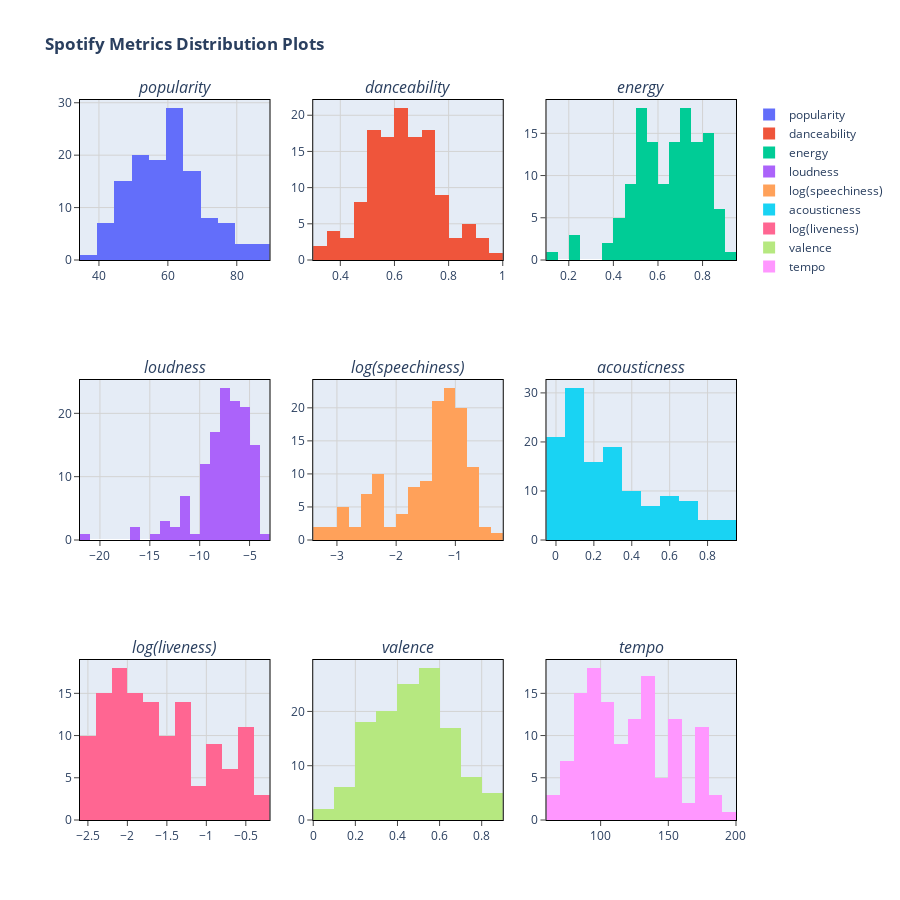

The notebook cell saved with this chart:
### Code cell
# Distribution plots
fig=make_subplots(rows=3,cols=3,subplot_titles=('<i>popularity', '<i>danceability', '<i>energy', 
                                                '<i>loudness', '<i>log(speechiness)', '<i>acousticness', 
                                                '<i>log(liveness)', '<i>valence', '<i>tempo'))

fig.add_trace(go.Histogram(x=df['popularity'],name='popularity'),row=1,col=1)
fig.add_trace(go.Histogram(x=df['danceability'],name='danceability'),row=1,col=2)
fig.add_trace(go.Histogram(x=df['energy'],name='energy'),row=1,col=3)
fig.add_trace(go.Histogram(x=df['loudness'],name='loudness'),row=2,col=1)
fig.add_trace(go.Histogram(x=np.log(df['speechiness']),name='log(speechiness)'),row=2,col=2)
fig.add_trace(go.Histogram(x=df['acousticness'],name='acousticness'),row=2,col=3)
fig.add_trace(go.Histogram(x=np.log(df['liveness']),name='log(liveness)'),row=3,col=1)
fig.add_trace(go.Histogram(x=df['valence'],name='valence'),row=3,col=2)
fig.add_trace(go.Histogram(x=df['tempo'],name='tempo'),row=3,col=3)

fig.update_xaxes(
    mirror=True,
    ticks='outside',
    showline=True,
    linecolor='black',
    gridcolor='lightgrey'
)

fig.update_yaxes(
    mirror=True,
    ticks='outside',
    showline=True,
    linecolor='black',
    gridcolor='lightgrey'
)

fig.update_layout(height=900,width=900,title_text='<b>Spotify Metrics Distribution Plots')

### Figure 1 — Plotly figure (JSON) as saved in the notebook; plotly's stock layout.template omitted (floating-point values rounded to 4 significant figures; data arrays with more than 128 entries replaced by an {"elided": "..."} marker saying what was removed)
{"data": [{"name": "popularity", "type": "histogram", "x": {"elided": "129 int values"}, "xaxis": "x", "yaxis": "y"}, {"name": "danceability", "type": "histogram", "x": {"elided": "129 float values"}, "xaxis": "x2", "yaxis": "y2"}, {"name": "energy", "type": "histogram", "x": {"elided": "129 float values"}, "xaxis": "x3", "yaxis": "y3"}, {"name": "loudness", "type": "histogram", "x": {"elided": "129 float values"}, "xaxis": "x4", "yaxis": "y4"}, {"name": "log(speechiness)", "type": "histogram", "x": {"elided": "129 float values"}, "xaxis": "x5", "yaxis": "y5"}, {"name": "acousticness", "type": "histogram", "x": {"elided": "129 float values"}, "xaxis": "x6", "yaxis": "y6"}, {"name": "log(liveness)", "type": "histogram", "x": {"elided": "129 float values"}, "xaxis": "x7", "yaxis": "y7"}, {"name": "valence", "type": "histogram", "x": {"elided": "129 float values"}, "xaxis": "x8", "yaxis": "y8"}, {"name": "tempo", "type": "histogram", "x": {"elided": "129 float values"}, "xaxis": "x9", "yaxis": "y9"}], "layout": {"annotations": [{"font": {"size": 16}, "showarrow": false, "text": "<i>popularity", "x": 0.1444, "xanchor": "center", "xref": "paper", "y": 1, "yanchor": "bottom", "yref": "paper"}, {"font": {"size": 16}, "showarrow": false, "text": "<i>danceability", "x": 0.5, "xanchor": "center", "xref": "paper", "y": 1, "yanchor": "bottom", "yref": "paper"}, {"font": {"size": 16}, "showarrow": false, "text": "<i>energy", "x": 0.8556, "xanchor": "center", "xref": "paper", "y": 1, "yanchor": "bottom", "yref": "paper"}, {"font": {"size": 16}, "showarrow": false, "text": "<i>loudness", "x": 0.1444, "xanchor": "center", "xref": "paper", "y": 0.6111, "yanchor": "bottom", "yref": "paper"}, {"font": {"size": 16}, "showarrow": false, "text": "<i>log(speechiness)", "x": 0.5, "xanchor": "center", "xref": "paper", "y": 0.6111, "yanchor": "bottom", "yref": "paper"}, {"font": {"size": 16}, "showarrow": false, "text": "<i>acousticness", "x": 0.8556, "xanchor": "center", "xref": "paper", "y": 0.6111, "yanchor": "bottom", "yref": "paper"}, {"font": {"size": 16}, "showarrow": false, "text": "<i>log(liveness)", "x": 0.1444, "xanchor": "center", "xref": "paper", "y": 0.2222, "yanchor": "bottom", "yref": "paper"}, {"font": {"size": 16}, "showarrow": false, "text": "<i>valence", "x": 0.5, "xanchor": "center", "xref": "paper", "y": 0.2222, "yanchor": "bottom", "yref": "paper"}, {"font": {"size": 16}, "showarrow": false, "text": "<i>tempo", "x": 0.8556, "xanchor": "center", "xref": "paper", "y": 0.2222, "yanchor": "bottom", "yref": "paper"}], "height": 900, "title": {"text": "<b>Spotify Metrics Distribution Plots"}, "width": 900, "xaxis": {"anchor": "y", "domain": [0, 0.2889], "gridcolor": "lightgrey", "linecolor": "black", "mirror": true, "showline": true, "ticks": "outside"}, "xaxis2": {"anchor": "y2", "domain": [0.3556, 0.6444], "gridcolor": "lightgrey", "linecolor": "black", "mirror": true, "showline": true, "ticks": "outside"}, "xaxis3": {"anchor": "y3", "domain": [0.7111, 1], "gridcolor": "lightgrey", "linecolor": "black", "mirror": true, "showline": true, "ticks": "outside"}, "xaxis4": {"anchor": "y4", "domain": [0, 0.2889], "gridcolor": "lightgrey", "linecolor": "black", "mirror": true, "showline": true, "ticks": "outside"}, "xaxis5": {"anchor": "y5", "domain": [0.3556, 0.6444], "gridcolor": "lightgrey", "linecolor": "black", "mirror": true, "showline": true, "ticks": "outside"}, "xaxis6": {"anchor": "y6", "domain": [0.7111, 1], "gridcolor": "lightgrey", "linecolor": "black", "mirror": true, "showline": true, "ticks": "outside"}, "xaxis7": {"anchor": "y7", "domain": [0, 0.2889], "gridcolor": "lightgrey", "linecolor": "black", "mirror": true, "showline": true, "ticks": "outside"}, "xaxis8": {"anchor": "y8", "domain": [0.3556, 0.6444], "gridcolor": "lightgrey", "linecolor": "black", "mirror": true, "showline": true, "ticks": "outside"}, "xaxis9": {"anchor": "y9", "domain": [0.7111, 1], "gridcolor": "lightgrey", "linecolor": "black", "mirror": true, "showline": true, "ticks": "outside"}, "yaxis": {"anchor": "x", "domain": [0.7778, 1], "gridcolor": "lightgrey", "linecolor": "black", "mirror": true, "showline": true, "ticks": "outside"}, "yaxis2": {"anchor": "x2", "domain": [0.7778, 1], "gridcolor": "lightgrey", "linecolor": "black", "mirror": true, "showline": true, "ticks": "outside"}, "yaxis3": {"anchor": "x3", "domain": [0.7778, 1], "gridcolor": "lightgrey", "linecolor": "black", "mirror": true, "showline": true, "ticks": "outside"}, "yaxis4": {"anchor": "x4", "domain": [0.3889, 0.6111], "gridcolor": "lightgrey", "linecolor": "black", "mirror": true, "showline": true, "ticks": "outside"}, "yaxis5": {"anchor": "x5", "domain": [0.3889, 0.6111], "gridcolor": "lightgrey", "linecolor": "black", "mirror": true, "showline": true, "ticks": "outside"}, "yaxis6": {"anchor": "x6", "domain": [0.3889, 0.6111], "gridcolor": "lightgrey", "linecolor": "black", "mirror": true, "showline": true, "ticks": "outside"}, "yaxis7": {"anchor": "x7", "domain": [0, 0.2222], "gridcolor": "lightgrey", "linecolor": "black", "mirror": true, "showline": true, "ticks": "outside"}, "yaxis8": {"anchor": "x8", "domain": [0, 0.2222], "gridcolor": "lightgrey", "linecolor": "black", "mirror": true, "showline": true, "ticks": "outside"}, "yaxis9": {"anchor": "x9", "domain": [0, 0.2222], "gridcolor": "lightgrey", "linecolor": "black", "mirror": true, "showline": true, "ticks": "outside"}}}
